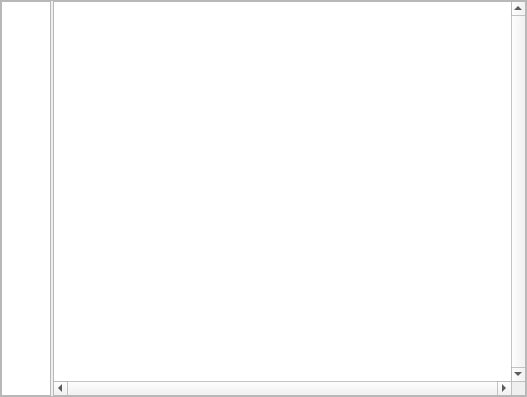
<?xml version="1.0" encoding="UTF-8"?>
<ui version="4.0">
 <class>resultsWindow</class>
 <widget class="QDockWidget" name="resultsWindow">
  <property name="geometry">
   <rect>
    <x>0</x>
    <y>0</y>
    <width>527</width>
    <height>397</height>
   </rect>
  </property>
  <property name="styleSheet">
   <string notr="true">@QDockWidget{}
QFrame{
border:none
}
QTextEdit{
background-color: rgb(230, 230,230);
border:none
}</string>
  </property>
  <property name="features">
   <set>QDockWidget::AllDockWidgetFeatures</set>
  </property>
  <property name="allowedAreas">
   <set>Qt::LeftDockWidgetArea|Qt::RightDockWidgetArea</set>
  </property>
  <property name="windowTitle">
   <string>test</string>
  </property>
  <widget class="QWidget" name="dockWidgetContents">
   <property name="styleSheet">
    <string notr="true"/>
   </property>
   <layout class="QGridLayout" name="gridLayout">
    <property name="leftMargin">
     <number>0</number>
    </property>
    <property name="topMargin">
     <number>0</number>
    </property>
    <property name="rightMargin">
     <number>0</number>
    </property>
    <property name="bottomMargin">
     <number>0</number>
    </property>
    <property name="spacing">
     <number>0</number>
    </property>
    <item row="0" column="0" colspan="2">
     <widget class="QFrame" name="frame">
      <property name="styleSheet">
       <string notr="true"/>
      </property>
      <property name="frameShape">
       <enum>QFrame::StyledPanel</enum>
      </property>
      <property name="frameShadow">
       <enum>QFrame::Raised</enum>
      </property>
      <layout class="QHBoxLayout" name="horizontalLayout_2">
       <property name="spacing">
        <number>2</number>
       </property>
       <property name="leftMargin">
        <number>0</number>
       </property>
       <property name="topMargin">
        <number>0</number>
       </property>
       <property name="rightMargin">
        <number>0</number>
       </property>
       <property name="bottomMargin">
        <number>0</number>
       </property>
       <item>
        <widget class="QTextEdit" name="lineNum">
         <property name="sizePolicy">
          <sizepolicy hsizetype="Fixed" vsizetype="Expanding">
           <horstretch>0</horstretch>
           <verstretch>0</verstretch>
          </sizepolicy>
         </property>
         <property name="maximumSize">
          <size>
           <width>50</width>
           <height>16777215</height>
          </size>
         </property>
         <property name="verticalScrollBarPolicy">
          <enum>Qt::ScrollBarAlwaysOff</enum>
         </property>
         <property name="horizontalScrollBarPolicy">
          <enum>Qt::ScrollBarAlwaysOff</enum>
         </property>
         <property name="sizeAdjustPolicy">
          <enum>QAbstractScrollArea::AdjustToContents</enum>
         </property>
         <property name="undoRedoEnabled">
          <bool>false</bool>
         </property>
         <property name="lineWrapMode">
          <enum>QTextEdit::NoWrap</enum>
         </property>
         <property name="readOnly">
          <bool>true</bool>
         </property>
         <property name="html">
          <string>&lt;!DOCTYPE HTML PUBLIC &quot;-//W3C//DTD HTML 4.0//EN&quot; &quot;http://www.w3.org/TR/REC-html40/strict.dtd&quot;&gt;
&lt;html&gt;&lt;head&gt;&lt;meta name=&quot;qrichtext&quot; content=&quot;1&quot; /&gt;&lt;style type=&quot;text/css&quot;&gt;
p, li { white-space: pre-wrap; }
&lt;/style&gt;&lt;/head&gt;&lt;body style=&quot; font-family:'Sans Serif'; font-size:9pt; font-weight:400; font-style:normal;&quot;&gt;
&lt;p align=&quot;right&quot; style=&quot;-qt-paragraph-type:empty; margin-top:0px; margin-bottom:0px; margin-left:0px; margin-right:0px; -qt-block-indent:0; text-indent:0px;&quot;&gt;&lt;br /&gt;&lt;/p&gt;&lt;/body&gt;&lt;/html&gt;</string>
         </property>
         <property name="acceptRichText">
          <bool>true</bool>
         </property>
         <property name="textInteractionFlags">
          <set>Qt::NoTextInteraction</set>
         </property>
         <property name="placeholderText">
          <string/>
         </property>
        </widget>
       </item>
       <item>
        <widget class="QTextEdit" name="textBox">
         <property name="sizePolicy">
          <sizepolicy hsizetype="Ignored" vsizetype="Ignored">
           <horstretch>0</horstretch>
           <verstretch>0</verstretch>
          </sizepolicy>
         </property>
         <property name="verticalScrollBarPolicy">
          <enum>Qt::ScrollBarAlwaysOn</enum>
         </property>
         <property name="horizontalScrollBarPolicy">
          <enum>Qt::ScrollBarAlwaysOn</enum>
         </property>
         <property name="sizeAdjustPolicy">
          <enum>QAbstractScrollArea::AdjustToContents</enum>
         </property>
         <property name="undoRedoEnabled">
          <bool>false</bool>
         </property>
         <property name="lineWrapMode">
          <enum>QTextEdit::NoWrap</enum>
         </property>
         <property name="readOnly">
          <bool>true</bool>
         </property>
         <property name="html">
          <string>&lt;!DOCTYPE HTML PUBLIC &quot;-//W3C//DTD HTML 4.0//EN&quot; &quot;http://www.w3.org/TR/REC-html40/strict.dtd&quot;&gt;
&lt;html&gt;&lt;head&gt;&lt;meta name=&quot;qrichtext&quot; content=&quot;1&quot; /&gt;&lt;style type=&quot;text/css&quot;&gt;
p, li { white-space: pre-wrap; }
&lt;/style&gt;&lt;/head&gt;&lt;body style=&quot; font-family:'Sans Serif'; font-size:9pt; font-weight:400; font-style:normal;&quot;&gt;
&lt;p style=&quot;-qt-paragraph-type:empty; margin-top:0px; margin-bottom:0px; margin-left:0px; margin-right:0px; -qt-block-indent:0; text-indent:0px;&quot;&gt;&lt;br /&gt;&lt;/p&gt;&lt;/body&gt;&lt;/html&gt;</string>
         </property>
         <property name="tabStopWidth">
          <number>40</number>
         </property>
        </widget>
       </item>
      </layout>
     </widget>
    </item>
   </layout>
  </widget>
 </widget>
 <resources/>
 <connections/>
</ui>
